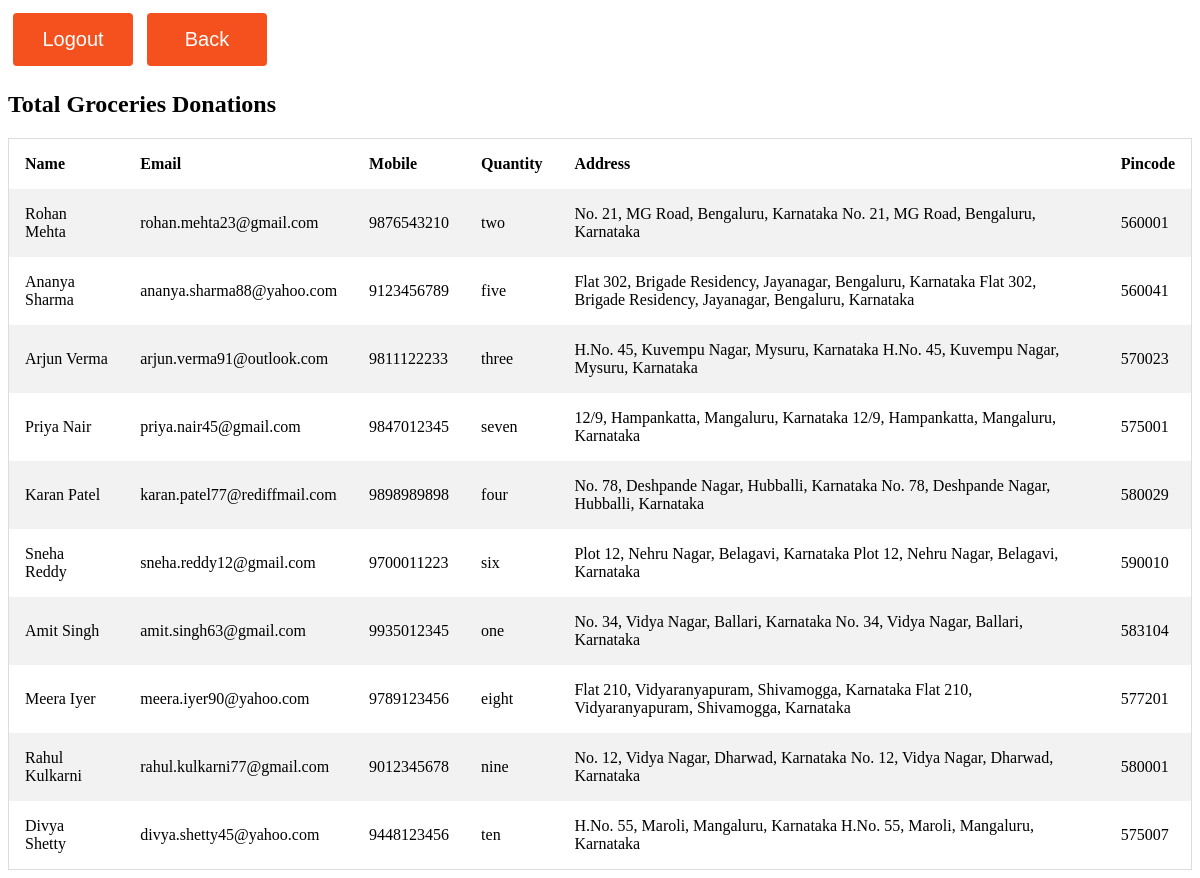
Page /Time/new1.php (signed in) on the committed database.
### tables this page shows
CREATE TABLE `food` (
  `Name` varchar(20) NOT NULL,
  `email` varchar(50) NOT NULL,
  `quantity` varchar(100) NOT NULL,
  `address` mediumtext NOT NULL,
  `Mobile` varchar(20) NOT NULL,
  `pin` varchar(10) NOT NULL
);

### Time/new1.php (the view, shortened to what this page needs)
<?php
if(strlen($_SESSION['username'])==0)
    {
header('location:../Login/index.php');
}
else{
?>
    <!DOCTYPE html>
    <html lang="en">
    <head>
    </head>
    <body>
        <div class="log">
            <a href="logout.php">  <button class="button" style="vertical-align:middle" ><span>Logout </span></button></a>
            <a          href="../new.php">  <button class="button" style="vertical-align:middle" ><span>Back</span></button></a>
        </div>
        <h2>Total Groceries Donations</h2>
        <table>
            <tr>
                <th>Name</th>
                <th>Email</th>
                <th>Mobile</th>
				<th>Quantity</th>
                <th>Address</th>
                <th>Pincode</th>
            </tr>
            <?php
     $con=mysqli_connect("localhost","root","","donation") or die(mysql_error());
                    $sql = "SELECT * FROM food ";
                    $result = mysqli_query($con, $sql);
                        if (mysqli_num_rows($result) > 0) {
                            while($row = mysqli_fetch_assoc($result)) {
                                echo    '
                                      <tr>
                                      <td>'.$row["Name"].'</td>
                                      <td>'.$row["email"].'</td>
                                      <td>'.$row["Mobile"].'</td>
									  <td>'.$row["quantity"].'</td>
                                      <td>'.$row["address"].'</td>
                                      <td>'.$row["pin"].'</td>
                                      </tr>';
                                }
                        } else {
                            echo "";
                        }
                        ?>
        </table>
    </body>
    </html>
<?php } ?>

### Time/new1.php (style rules this page uses)
table { border-collapse: collapse; border-spacing: 0; width: 100%; border: 1px solid #ddd; }
th, td { text-align: left; padding: 16px; }
tr:nth-child(even) { background-color: #f2f2f2 }
.button { display: inline-block; border-radius: 4px; background-color: #f4511e; border: none; color: #FFFFFF; text-align: center; font-size: 20px; padding: 15px; width: 120px; transition: all 0.5s; cursor: pointer; margin: 5px; }
.button span { cursor: pointer; display: inline-block; position: relative; transition: 0.5s; }
.button span:after { content: '\21D0'; position: absolute; opacity: 0; top: 0; right: -20px; transition: 0.5s; }

### rows in the picture
food: Name "Rohan Mehta", email "rohan.mehta23@gmail.com", Mobile "9876543210", quantity "two", address "No. 21, MG Road, Bengaluru, Karnataka No. 21, MG Road, Bengaluru, Karnataka", pin "560001"
food: Name "Ananya Sharma", email "ananya.sharma88@yahoo.com", Mobile "9123456789", quantity "five", address "Flat 302, Brigade Residency, Jayanagar, Bengaluru, Karnataka Flat 302, Brigade Residency, Jayanagar, Bengaluru, Karnataka", pin "560041"
food: Name "Arjun Verma", email "arjun.verma91@outlook.com", Mobile "9811122233", quantity "three", address "H.No. 45, Kuvempu Nagar, Mysuru, Karnataka H.No. 45, Kuvempu Nagar, Mysuru, Karnataka", pin "570023"
food: Name "Priya Nair", email "priya.nair45@gmail.com", Mobile "9847012345", quantity "seven", address "12/9, Hampankatta, Mangaluru, Karnataka 12/9, Hampankatta, Mangaluru, Karnataka", pin "575001"
food: Name "Karan Patel", email "karan.patel77@rediffmail.com", Mobile "9898989898", quantity "four", address "No. 78, Deshpande Nagar, Hubballi, Karnataka No. 78, Deshpande Nagar, Hubballi, Karnataka", pin "580029"
food: Name "Sneha Reddy", email "sneha.reddy12@gmail.com", Mobile "9700011223", quantity "six", address "Plot 12, Nehru Nagar, Belagavi, Karnataka Plot 12, Nehru Nagar, Belagavi, Karnataka", pin "590010"
food: Name "Amit Singh", email "amit.singh63@gmail.com", Mobile "9935012345", quantity "one", address "No. 34, Vidya Nagar, Ballari, Karnataka No. 34, Vidya Nagar, Ballari, Karnataka", pin "583104"
food: Name "Meera Iyer", email "meera.iyer90@yahoo.com", Mobile "9789123456", quantity "eight", address "Flat 210, Vidyaranyapuram, Shivamogga, Karnataka Flat 210, Vidyaranyapuram, Shivamogga, Karnataka", pin "577201"
food: Name "Rahul Kulkarni", email "rahul.kulkarni77@gmail.com", Mobile "9012345678", quantity "nine", address "No. 12, Vidya Nagar, Dharwad, Karnataka No. 12, Vidya Nagar, Dharwad, Karnataka", pin "580001"
food: Name "Divya Shetty", email "divya.shetty45@yahoo.com", Mobile "9448123456", quantity "ten", address "H.No. 55, Maroli, Mangaluru, Karnataka H.No. 55, Maroli, Mangaluru, Karnataka", pin "575007"
